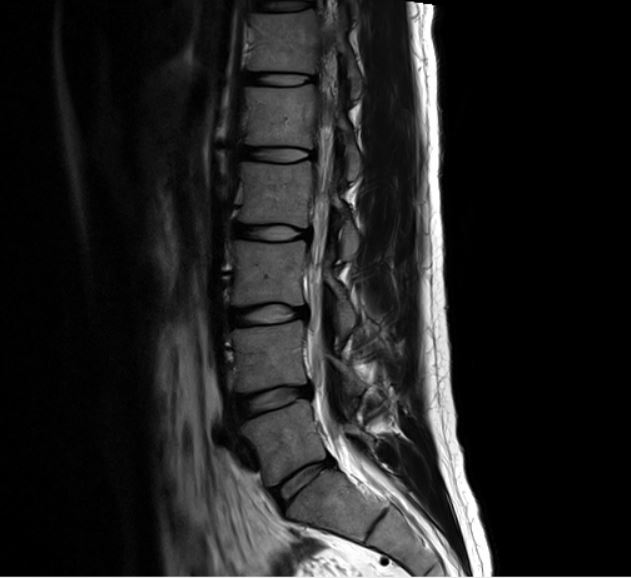
#> input picture 1.JPG, 631 x 578 px, found by its file name
$ python opencv_trackbar.py
#> lines starting #> are read from the running program, lines starting #| are printed output that depends on the picture; after the words box and inside, x2 and y2 are one past the last pixel; in counts of white or black regions, pixels touching at a corner belong together
# -*- coding: utf-8 -*-
"""
Created on Wed Feb 27 23:29:07 2019

@author: ganze
"""


import cv2 as cv


def nothing(x):
    pass


cv.namedWindow('Canny')

cv.createTrackbar('low threshold', 'Canny', 0, 1000, nothing)
cv.createTrackbar('high threshold', 'Canny', 0, 1000, nothing)

cv.setTrackbarPos('low threshold', 'Canny', 50)
cv.setTrackbarPos('high threshold', 'Canny', 150)

img_gray = cv.imread('1.jpg', cv.IMREAD_GRAYSCALE)
#> img_gray is the input picture: shape (578, 631); min 0, max 255, mean 33.4


while (1):

    low = cv.getTrackbarPos('low threshold', 'Canny')
    high = cv.getTrackbarPos('high threshold', 'Canny')


    img_canny = cv.Canny(img_gray, low, high)
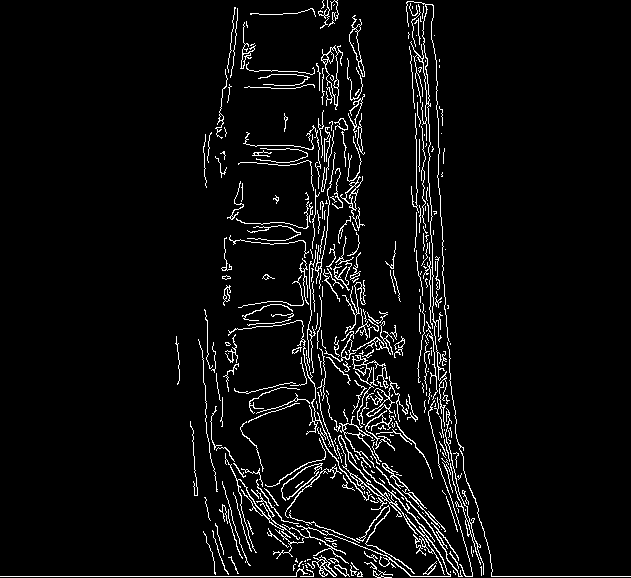
#> img_canny: shape (578, 631); 5% white in thin lines or dots

    cv.imshow('Canny', img_canny)

    if cv.waitKey(1) & 0xFF == 27:
#> (key Esc is pressed here)
        break


cv.destroyAllWindows()

$ run again, with 11.jpg copied over 1.JPG
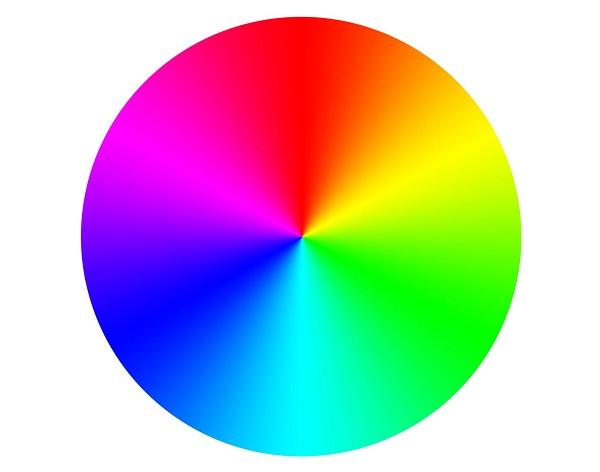
#> input picture 11.jpg, 600 x 472 px, found by its file name
#> `img_gray = cv.imread('1.jpg', cv.IMREAD_GRAYSCALE)`:
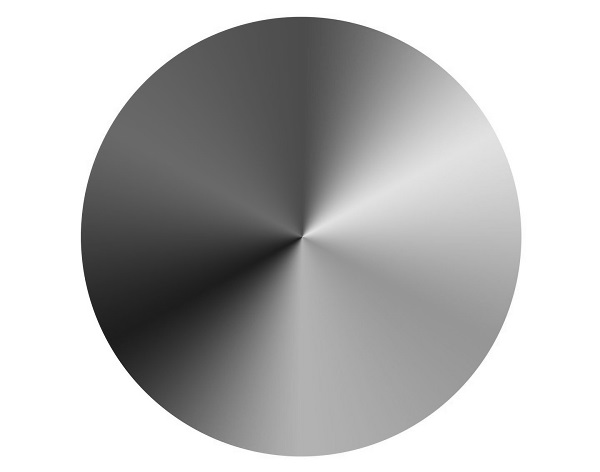
#> img_gray: shape (472, 600); min 22, max 255, mean 186.1
#> `img_canny = cv.Canny(img_gray, low, high)`:
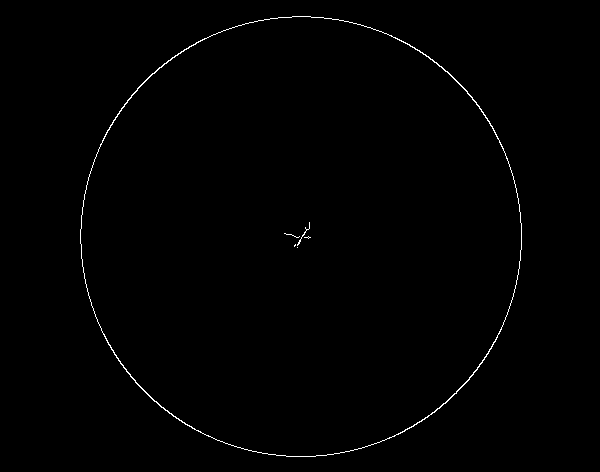
#> img_canny: shape (472, 600); 0.59% white in thin lines or dots, all inside (x1, y1, x2, y2) = (80, 16, 522, 457)

$ run again, with 22.jpg copied over 1.JPG
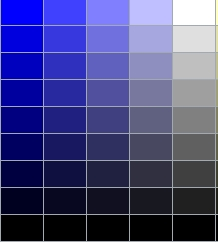
#> input picture 22.jpg, 218 x 242 px, found by its file name
#> `img_gray = cv.imread('1.jpg', cv.IMREAD_GRAYSCALE)`:
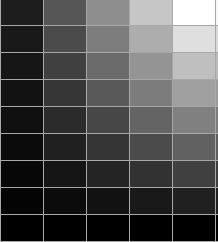
#> img_gray: shape (242, 218); min 0, max 255, mean 77.4
#> `img_canny = cv.Canny(img_gray, low, high)`:
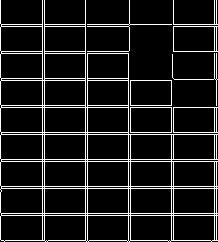
#> img_canny: shape (242, 218); 10.5% white in thin lines or dots
